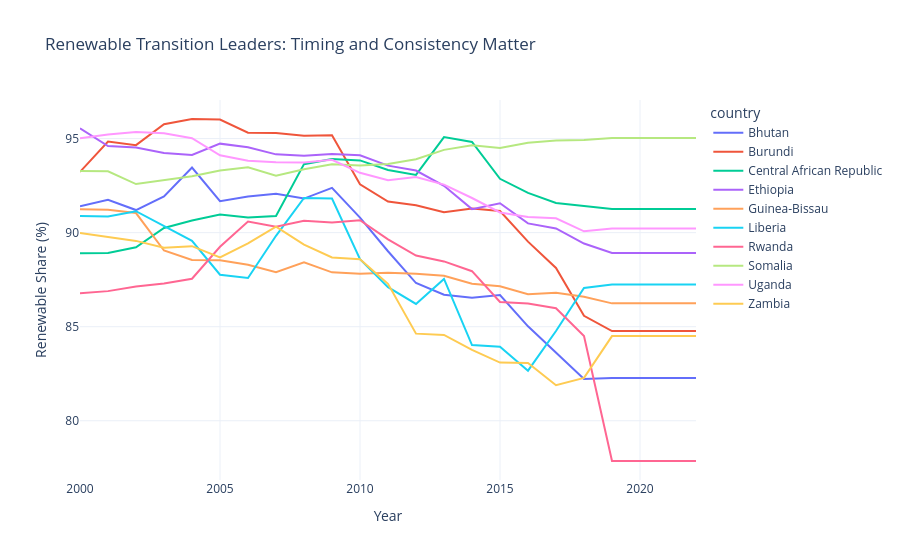

Notebook source saved alongside this figure:
### Markdown cell above
### Chart 2. Renewable Deployment Timing Shapes Emission Trajectories
Observed pattern: Countries with earlier and sustained renewable scale-up tend to shift onto lower-emission trajectories sooner.
WHY: Early investment changes generation lock-in, reduces fossil baseload dependence, and compounds over time.
IMPLICATION: Delayed renewable expansion creates long-lived carbon lock-in and higher transition costs later.

### Code cell
top10_renew = (
    df.groupby('country', as_index=False)['renewable_share_final']
      .mean()
      .nlargest(10, 'renewable_share_final')['country']
      .tolist()
)
line2 = df[df['country'].isin(top10_renew)]

fig = px.line(
    line2,
    x='year',
    y='renewable_share_final',
    color='country',
    title='Renewable Transition Leaders: Timing and Consistency Matter',
    labels={'renewable_share_final': 'Renewable Share (%)', 'year': 'Year'}
)
fig.update_layout(template='plotly_white', height=560)
fig.show()

### Figure 1 — Plotly figure (JSON) as saved in the notebook; plotly's stock layout.template omitted (floating-point values rounded to 4 significant figures)
{"data": [{"hovertemplate": "country=Bhutan<br>Year=%{x}<br>Renewable Share (%)=%{y}<extra></extra>", "legendgroup": "Bhutan", "line": {"color": "#636efa", "dash": "solid"}, "marker": {"symbol": "circle"}, "mode": "lines", "name": "Bhutan", "orientation": "v", "showlegend": true, "type": "scatter", "x": [2000, 2001, 2002, 2003, 2004, 2005, 2006, 2007, 2008, 2009, 2010, 2011, 2012, 2013, 2014, 2015, 2016, 2017, 2018, 2019, 2020, 2021, 2022], "xaxis": "x", "y": [91.4, 91.75, 91.2, 91.92, 93.46, 91.67, 91.92, 92.07, 91.81, 92.38, 90.8, 89.01, 87.32, 86.7, 86.54, 86.68, 85.02, 83.63, 82.22, 82.27, 82.27, 82.27, 82.27], "yaxis": "y"}, {"hovertemplate": "country=Burundi<br>Year=%{x}<br>Renewable Share (%)=%{y}<extra></extra>", "legendgroup": "Burundi", "line": {"color": "#EF553B", "dash": "solid"}, "marker": {"symbol": "circle"}, "mode": "lines", "name": "Burundi", "orientation": "v", "showlegend": true, "type": "scatter", "x": [2000, 2001, 2002, 2003, 2004, 2005, 2006, 2007, 2008, 2009, 2010, 2011, 2012, 2013, 2014, 2015, 2016, 2017, 2018, 2019, 2020, 2021, 2022], "xaxis": "x", "y": [93.23, 94.84, 94.65, 95.76, 96.04, 96.01, 95.31, 95.29, 95.15, 95.18, 92.57, 91.65, 91.45, 91.08, 91.28, 91.15, 89.52, 88.12, 85.58, 84.77, 84.77, 84.77, 84.77], "yaxis": "y"}, {"hovertemplate": "country=Central African Republic<br>Year=%{x}<br>Renewable Share (%)=%{y}<extra></extra>", "legendgroup": "Central African Republic", "line": {"color": "#00cc96", "dash": "solid"}, "marker": {"symbol": "circle"}, "mode": "lines", "name": "Central African Republic", "orientation": "v", "showlegend": true, "type": "scatter", "x": [2000, 2001, 2002, 2003, 2004, 2005, 2006, 2007, 2008, 2009, 2010, 2011, 2012, 2013, 2014, 2015, 2016, 2017, 2018, 2019, 2020, 2021, 2022], "xaxis": "x", "y": [88.9, 88.92, 89.22, 90.25, 90.64, 90.96, 90.8, 90.88, 93.64, 93.91, 93.84, 93.33, 93.07, 95.08, 94.82, 92.86, 92.11, 91.58, 91.42, 91.26, 91.26, 91.26, 91.26], "yaxis": "y"}, {"hovertemplate": "country=Ethiopia<br>Year=%{x}<br>Renewable Share (%)=%{y}<extra></extra>", "legendgroup": "Ethiopia", "line": {"color": "#ab63fa", "dash": "solid"}, "marker": {"symbol": "circle"}, "mode": "lines", "name": "Ethiopia", "orientation": "v", "showlegend": true, "type": "scatter", "x": [2000, 2001, 2002, 2003, 2004, 2005, 2006, 2007, 2008, 2009, 2010, 2011, 2012, 2013, 2014, 2015, 2016, 2017, 2018, 2019, 2020, 2021, 2022], "xaxis": "x", "y": [95.55, 94.6, 94.53, 94.23, 94.13, 94.73, 94.54, 94.16, 94.09, 94.18, 94.11, 93.56, 93.3, 92.49, 91.25, 91.56, 90.49, 90.22, 89.42, 88.92, 88.92, 88.92, 88.92], "yaxis": "y"}, {"hovertemplate": "country=Guinea-Bissau<br>Year=%{x}<br>Renewable Share (%)=%{y}<extra></extra>", "legendgroup": "Guinea-Bissau", "line": {"color": "#FFA15A", "dash": "solid"}, "marker": {"symbol": "circle"}, "mode": "lines", "name": "Guinea-Bissau", "orientation": "v", "showlegend": true, "type": "scatter", "x": [2000, 2001, 2002, 2003, 2004, 2005, 2006, 2007, 2008, 2009, 2010, 2011, 2012, 2013, 2014, 2015, 2016, 2017, 2018, 2019, 2020, 2021, 2022], "xaxis": "x", "y": [91.24, 91.21, 91.04, 89.05, 88.55, 88.53, 88.29, 87.9, 88.42, 87.89, 87.81, 87.87, 87.81, 87.71, 87.28, 87.15, 86.73, 86.8, 86.59, 86.24, 86.24, 86.24, 86.24], "yaxis": "y"}, {"hovertemplate": "country=Liberia<br>Year=%{x}<br>Renewable Share (%)=%{y}<extra></extra>", "legendgroup": "Liberia", "line": {"color": "#19d3f3", "dash": "solid"}, "marker": {"symbol": "circle"}, "mode": "lines", "name": "Liberia", "orientation": "v", "showlegend": true, "type": "scatter", "x": [2000, 2001, 2002, 2003, 2004, 2005, 2006, 2007, 2008, 2009, 2010, 2011, 2012, 2013, 2014, 2015, 2016, 2017, 2018, 2019, 2020, 2021, 2022], "xaxis": "x", "y": [90.88, 90.86, 91.14, 90.35, 89.56, 87.76, 87.59, 89.83, 91.84, 91.81, 88.59, 87.1, 86.21, 87.54, 84.02, 83.93, 82.66, 84.77, 87.06, 87.24, 87.24, 87.24, 87.24], "yaxis": "y"}, {"hovertemplate": "country=Rwanda<br>Year=%{x}<br>Renewable Share (%)=%{y}<extra></extra>", "legendgroup": "Rwanda", "line": {"color": "#FF6692", "dash": "solid"}, "marker": {"symbol": "circle"}, "mode": "lines", "name": "Rwanda", "orientation": "v", "showlegend": true, "type": "scatter", "x": [2000, 2001, 2002, 2003, 2004, 2005, 2006, 2007, 2008, 2009, 2010, 2011, 2012, 2013, 2014, 2015, 2016, 2017, 2018, 2019, 2020, 2021, 2022], "xaxis": "x", "y": [86.78, 86.89, 87.13, 87.3, 87.55, 89.25, 90.59, 90.31, 90.63, 90.54, 90.66, 89.64, 88.78, 88.47, 87.95, 86.31, 86.23, 85.98, 84.5, 77.86, 77.86, 77.86, 77.86], "yaxis": "y"}, {"hovertemplate": "country=Somalia<br>Year=%{x}<br>Renewable Share (%)=%{y}<extra></extra>", "legendgroup": "Somalia", "line": {"color": "#B6E880", "dash": "solid"}, "marker": {"symbol": "circle"}, "mode": "lines", "name": "Somalia", "orientation": "v", "showlegend": true, "type": "scatter", "x": [2000, 2001, 2002, 2003, 2004, 2005, 2006, 2007, 2008, 2009, 2010, 2011, 2012, 2013, 2014, 2015, 2016, 2017, 2018, 2019, 2020, 2021, 2022], "xaxis": "x", "y": [93.28, 93.26, 92.58, 92.8, 93.0, 93.3, 93.47, 93.02, 93.37, 93.63, 93.57, 93.65, 93.9, 94.4, 94.64, 94.5, 94.78, 94.9, 94.93, 95.03, 95.03, 95.03, 95.03], "yaxis": "y"}, {"hovertemplate": "country=Uganda<br>Year=%{x}<br>Renewable Share (%)=%{y}<extra></extra>", "legendgroup": "Uganda", "line": {"color": "#FF97FF", "dash": "solid"}, "marker": {"symbol": "circle"}, "mode": "lines", "name": "Uganda", "orientation": "v", "showlegend": true, "type": "scatter", "x": [2000, 2001, 2002, 2003, 2004, 2005, 2006, 2007, 2008, 2009, 2010, 2011, 2012, 2013, 2014, 2015, 2016, 2017, 2018, 2019, 2020, 2021, 2022], "xaxis": "x", "y": [95.01, 95.22, 95.35, 95.28, 95.02, 94.11, 93.82, 93.74, 93.73, 93.87, 93.18, 92.79, 92.95, 92.55, 91.84, 91.07, 90.83, 90.76, 90.07, 90.22, 90.22, 90.22, 90.22], "yaxis": "y"}, {"hovertemplate": "country=Zambia<br>Year=%{x}<br>Renewable Share (%)=%{y}<extra></extra>", "legendgroup": "Zambia", "line": {"color": "#FECB52", "dash": "solid"}, "marker": {"symbol": "circle"}, "mode": "lines", "name": "Zambia", "orientation": "v", "showlegend": true, "type": "scatter", "x": [2000, 2001, 2002, 2003, 2004, 2005, 2006, 2007, 2008, 2009, 2010, 2011, 2012, 2013, 2014, 2015, 2016, 2017, 2018, 2019, 2020, 2021, 2022], "xaxis": "x", "y": [89.98, 89.76, 89.56, 89.2, 89.28, 88.68, 89.43, 90.32, 89.36, 88.68, 88.59, 87.28, 84.63, 84.56, 83.77, 83.09, 83.07, 81.89, 82.28, 84.5, 84.5, 84.5, 84.5], "yaxis": "y"}], "layout": {"height": 560, "legend": {"title": {"text": "country"}, "tracegroupgap": 0}, "title": {"text": "Renewable Transition Leaders: Timing and Consistency Matter"}, "xaxis": {"anchor": "y", "domain": [0, 1], "title": {"text": "Year"}}, "yaxis": {"anchor": "x", "domain": [0, 1], "title": {"text": "Renewable Share (%)"}}}}
